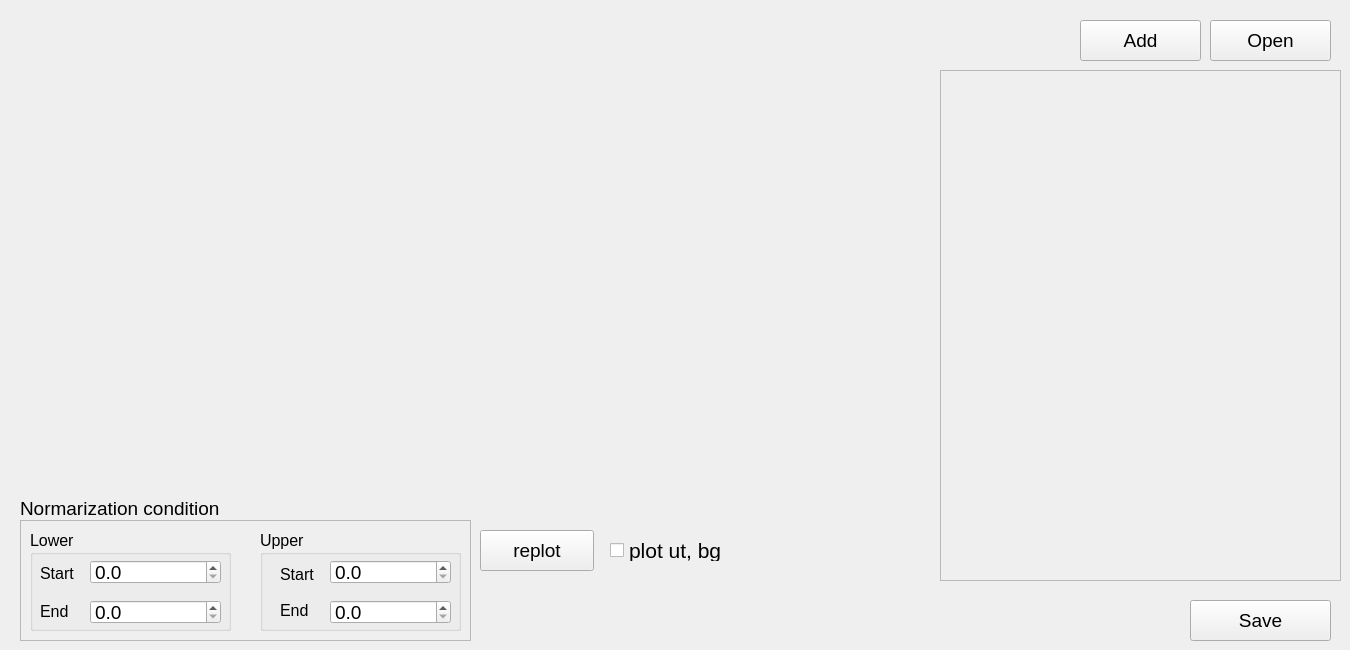
      <widget class="QWidget" name="tab_4">
       <attribute name="title">
        <string>XANES comparison</string>
       </attribute>
       <widget class="QWidget" name="widget_5" native="true">
        <property name="geometry">
         <rect>
          <x>20</x>
          <y>20</y>
          <width>881</width>
          <height>471</height>
         </rect>
        </property>
        <property name="font">
         <font>
          <pointsize>14</pointsize>
         </font>
        </property>
       </widget>
       <widget class="QScrollArea" name="scrollArea_4">
        <property name="geometry">
         <rect>
          <x>940</x>
          <y>70</y>
          <width>401</width>
          <height>511</height>
         </rect>
        </property>
        <property name="font">
         <font>
          <pointsize>14</pointsize>
         </font>
        </property>
        <property name="widgetResizable">
         <bool>true</bool>
        </property>
        <widget class="QWidget" name="scrollAreaWidgetContents_4">
         <property name="geometry">
          <rect>
           <x>0</x>
           <y>0</y>
           <width>399</width>
           <height>509</height>
          </rect>
         </property>
        </widget>
       </widget>
       <widget class="QPushButton" name="pushButton_13">
        <property name="geometry">
         <rect>
          <x>1080</x>
          <y>20</y>
          <width>121</width>
          <height>41</height>
         </rect>
        </property>
        <property name="font">
         <font>
          <pointsize>14</pointsize>
         </font>
        </property>
        <property name="text">
         <string>Add</string>
        </property>
       </widget>
       <widget class="QPushButton" name="pushButton_14">
        <property name="geometry">
         <rect>
          <x>1210</x>
          <y>20</y>
          <width>121</width>
          <height>41</height>
         </rect>
        </property>
        <property name="font">
         <font>
          <pointsize>14</pointsize>
         </font>
        </property>
        <property name="text">
         <string>Open</string>
        </property>
       </widget>
       <widget class="QPushButton" name="pushButton_15">
        <property name="geometry">
         <rect>
          <x>480</x>
          <y>530</y>
          <width>114</width>
          <height>41</height>
         </rect>
        </property>
        <property name="font">
         <font>
          <pointsize>14</pointsize>
         </font>
        </property>
        <property name="text">
         <string>replot</string>
        </property>
       </widget>
       <widget class="QPushButton" name="pushButton_16">
        <property name="geometry">
         <rect>
          <x>1190</x>
          <y>600</y>
          <width>141</width>
          <height>41</height>
         </rect>
        </property>
        <property name="font">
         <font>
          <pointsize>14</pointsize>
         </font>
        </property>
        <property name="text">
         <string>Save</string>
        </property>
       </widget>
       <widget class="QCheckBox" name="checkBox">
        <property name="geometry">
         <rect>
          <x>610</x>
          <y>540</y>
          <width>121</width>
          <height>21</height>
         </rect>
        </property>
        <property name="font">
         <font>
          <pointsize>16</pointsize>
         </font>
        </property>
        <property name="text">
         <string>plot ut, bg</string>
        </property>
       </widget>
       <widget class="QFrame" name="frame_2">
        <property name="geometry">
         <rect>
          <x>20</x>
          <y>520</y>
          <width>451</width>
          <height>121</height>
         </rect>
        </property>
        <property name="frameShape">
         <enum>QFrame::StyledPanel</enum>
        </property>
        <property name="frameShadow">
         <enum>QFrame::Raised</enum>
        </property>
        <widget class="QGroupBox" name="groupBox_5">
         <property name="geometry">
          <rect>
           <x>10</x>
           <y>10</y>
           <width>201</width>
           <height>101</height>
          </rect>
         </property>
         <property name="font">
          <font>
           <pointsize>12</pointsize>
          </font>
         </property>
         <property name="title">
          <string>Lower</string>
         </property>
         <widget class="QDoubleSpinBox" name="doubleSpinBox">
          <property name="geometry">
           <rect>
            <x>60</x>
            <y>30</y>
            <width>131</width>
            <height>24</height>
           </rect>
          </property>
          <property name="font">
           <font>
            <pointsize>14</pointsize>
           </font>
          </property>
          <property name="decimals">
           <number>1</number>
          </property>
          <property name="maximum">
           <double>50000.000000000000000</double>
          </property>
         </widget>
         <widget class="QDoubleSpinBox" name="doubleSpinBox_2">
          <property name="geometry">
           <rect>
            <x>60</x>
            <y>70</y>
            <width>131</width>
            <height>24</height>
           </rect>
          </property>
          <property name="font">
           <font>
            <pointsize>14</pointsize>
           </font>
          </property>
          <property name="decimals">
           <number>1</number>
          </property>
          <property name="maximum">
           <double>50000.000000000000000</double>
          </property>
         </widget>
         <widget class="QLabel" name="label_14">
          <property name="geometry">
           <rect>
            <x>10</x>
            <y>33</y>
            <width>41</width>
            <height>20</height>
           </rect>
          </property>
          <property name="font">
           <font>
            <pointsize>12</pointsize>
           </font>
          </property>
          <property name="text">
           <string>Start</string>
          </property>
         </widget>
         <widget class="QLabel" name="label_15">
          <property name="geometry">
           <rect>
            <x>10</x>
            <y>71</y>
            <width>41</width>
            <height>20</height>
           </rect>
          </property>
          <property name="font">
           <font>
            <pointsize>12</pointsize>
           </font>
          </property>
          <property name="text">
           <string>End</string>
          </property>
         </widget>
        </widget>
        <widget class="QGroupBox" name="groupBox_6">
         <property name="geometry">
          <rect>
           <x>240</x>
           <y>10</y>
           <width>201</width>
           <height>101</height>
          </rect>
         </property>
         <property name="font">
          <font>
           <pointsize>12</pointsize>
          </font>
         </property>
         <property name="title">
          <string>Upper</string>
         </property>
         <widget class="QDoubleSpinBox" name="doubleSpinBox_3">
          <property name="geometry">
           <rect>
            <x>70</x>
            <y>30</y>
            <width>121</width>
            <height>24</height>
           </rect>
          </property>
          <property name="font">
           <font>
            <pointsize>14</pointsize>
           </font>
          </property>
          <property name="decimals">
           <number>1</number>
          </property>
          <property name="maximum">
           <double>50000.000000000000000</double>
          </property>
         </widget>
         <widget class="QDoubleSpinBox" name="doubleSpinBox_4">
          <property name="geometry">
           <rect>
            <x>70</x>
            <y>70</y>
            <width>121</width>
            <height>24</height>
           </rect>
          </property>
          <property name="font">
           <font>
            <pointsize>14</pointsize>
           </font>
          </property>
          <property name="decimals">
           <number>1</number>
          </property>
          <property name="maximum">
           <double>50000.000000000000000</double>
          </property>
         </widget>
         <widget class="QLabel" name="label_16">
          <property name="geometry">
           <rect>
            <x>20</x>
            <y>36</y>
            <width>41</width>
            <height>16</height>
           </rect>
          </property>
          <property name="font">
           <font>
            <pointsize>12</pointsize>
           </font>
          </property>
          <property name="text">
           <string>Start</string>
          </property>
         </widget>
         <widget class="QLabel" name="label_17">
          <property name="geometry">
           <rect>
            <x>20</x>
            <y>72</y>
            <width>41</width>
            <height>16</height>
           </rect>
          </property>
          <property name="font">
           <font>
            <pointsize>12</pointsize>
           </font>
          </property>
          <property name="text">
           <string>End</string>
          </property>
         </widget>
        </widget>
       </widget>
       <widget class="QLabel" name="label_18">
        <property name="geometry">
         <rect>
          <x>20</x>
          <y>500</y>
          <width>221</width>
          <height>16</height>
         </rect>
        </property>
        <property name="font">
         <font>
          <family>Arial</family>
          <pointsize>14</pointsize>
         </font>
        </property>
        <property name="text">
         <string>Normarization condition</string>
        </property>
       </widget>
      </widget>
